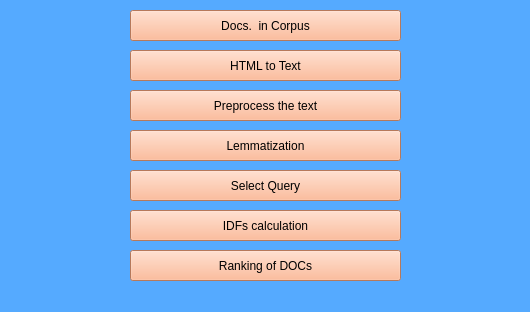
<?xml version="1.0" encoding="UTF-8"?>
<ui version="4.0">
 <class>MainWindow</class>
 <widget class="QMainWindow" name="MainWindow">
  <property name="geometry">
   <rect>
    <x>0</x>
    <y>0</y>
    <width>530</width>
    <height>312</height>
   </rect>
  </property>
  <property name="windowTitle">
   <string>Ranking of Documents Based on IDF</string>
  </property>
  <property name="styleSheet">
   <string notr="true">background-color: rgb(85, 170, 255);</string>
  </property>
  <widget class="QWidget" name="centralwidget">
   <widget class="QPushButton" name="pushButton">
    <property name="geometry">
     <rect>
      <x>130</x>
      <y>210</y>
      <width>271</width>
      <height>31</height>
     </rect>
    </property>
    <property name="styleSheet">
     <string notr="true">background-color: rgb(255, 170, 127);</string>
    </property>
    <property name="text">
     <string>IDFs calculation</string>
    </property>
   </widget>
   <widget class="QPushButton" name="pushButton_2">
    <property name="geometry">
     <rect>
      <x>130</x>
      <y>250</y>
      <width>271</width>
      <height>31</height>
     </rect>
    </property>
    <property name="styleSheet">
     <string notr="true">background-color: rgb(255, 170, 127);</string>
    </property>
    <property name="text">
     <string>Ranking of DOCs</string>
    </property>
   </widget>
   <widget class="QPushButton" name="pushButton_5">
    <property name="geometry">
     <rect>
      <x>130</x>
      <y>10</y>
      <width>271</width>
      <height>31</height>
     </rect>
    </property>
    <property name="styleSheet">
     <string notr="true">background-color: rgb(255, 170, 127);</string>
    </property>
    <property name="text">
     <string>Docs.  in Corpus</string>
    </property>
   </widget>
   <widget class="QPushButton" name="pushButton_3">
    <property name="geometry">
     <rect>
      <x>130</x>
      <y>90</y>
      <width>271</width>
      <height>31</height>
     </rect>
    </property>
    <property name="styleSheet">
     <string notr="true">background-color: rgb(255, 170, 127);</string>
    </property>
    <property name="text">
     <string>Preprocess the text</string>
    </property>
   </widget>
   <widget class="QPushButton" name="pushButton_4">
    <property name="geometry">
     <rect>
      <x>130</x>
      <y>50</y>
      <width>271</width>
      <height>31</height>
     </rect>
    </property>
    <property name="styleSheet">
     <string notr="true">background-color: rgb(255, 170, 127);</string>
    </property>
    <property name="text">
     <string>HTML to Text</string>
    </property>
   </widget>
   <widget class="QPushButton" name="pushButton_6">
    <property name="geometry">
     <rect>
      <x>130</x>
      <y>130</y>
      <width>271</width>
      <height>31</height>
     </rect>
    </property>
    <property name="styleSheet">
     <string notr="true">background-color: rgb(255, 170, 127);</string>
    </property>
    <property name="text">
     <string>Lemmatization</string>
    </property>
   </widget>
   <widget class="QPushButton" name="pushButton_7">
    <property name="geometry">
     <rect>
      <x>130</x>
      <y>170</y>
      <width>271</width>
      <height>31</height>
     </rect>
    </property>
    <property name="styleSheet">
     <string notr="true">background-color: rgb(255, 170, 127);</string>
    </property>
    <property name="text">
     <string>Select Query</string>
    </property>
   </widget>
  </widget>
  <widget class="QStatusBar" name="statusbar"/>
 </widget>
 <resources/>
 <connections/>
</ui>
